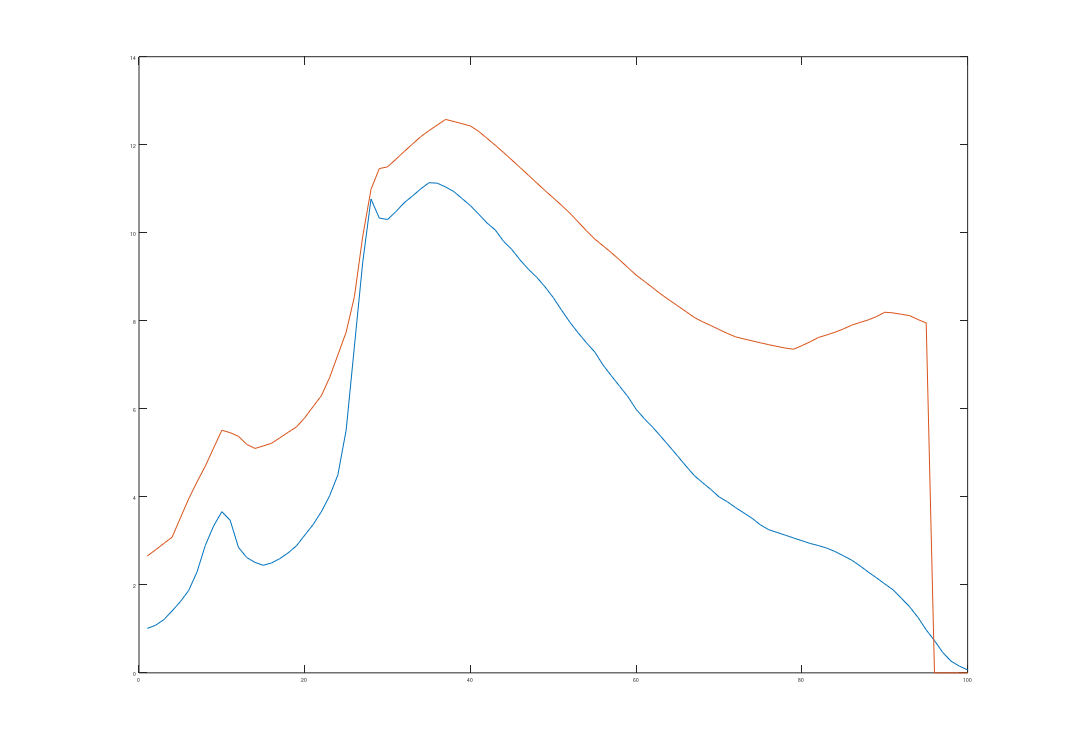

MATLAB code to generate this figure: (Note: this script raises an error after producing the figure.)
clear all; close all; clc

set( gcf,'PaperSize',[29.7 21.0], 'PaperPosition',[0 0 29.7 21.0])


% SAVE:
% print -dpdf 'NAME'

% DAT = [lambdas Gain01 lambdas Gain11a frecuencias NF01 NF11a];

load("Raman_vpi.mat")
% Frequency ,	Wavelength,	 SignalPowerIn, 	SignalPowerOut,	 NoisePowerOut,     OSNR_Out, 	 Gain, 	 NoiseFigureStandard, GainOnOff
RamanVPIE1.freq = Ejemplo1RamanVPI(:,1);
RamanVPIE1.wavelength = Ejemplo1RamanVPI(:,2);
RamanVPIE1.signal.In = Ejemplo1RamanVPI(:,3);
RamanVPIE1.signal.Out = Ejemplo1RamanVPI(:,4);
RamanVPIE1.ASE = Ejemplo1RamanVPI(:,5);
RamanVPIE1.OsnrOut= Ejemplo1RamanVPI(:,6);
RamanVPIE1.Gain = Ejemplo1RamanVPI(:,7);
RamanVPIE1.NF = Ejemplo1RamanVPI(:,8);
RamanVPIE1.GainOnOff= Ejemplo1RamanVPI(:,9);


load("Raman_Matlab_EJ1.mat")
%load("Raman_Matlab_EJ1_Gain3.mat")
plot(RamanVPIE1.GainOnOff) ; hold on
plot(Raman.Sig.GainOnOFF.LP01)

%% GANANCIAS

% figure(1)

% plot(DAT(:,1).*1e9,DAT(:,2), "DisplayName","LP01 - Simulador Matlab" , Color= '#0072BD') ; hold on
% plot(AmplifiedSignals(:,1),AmplifiedSignals(:,2),"DisplayName","LP01 - VPIPhotonics" , LineStyle="--", Color= '#0072BD' ) ; 
% plot(DAT(:,1).*1e9,DAT(:,4),  "DisplayName","LP11a - Simulador Matlab", "Color", '#D95319' )
% plot(AmplifiedSignals(:,1),AmplifiedSignals(:,4),"DisplayName","LP11a - VPIPhotonics", LineStyle="--" , Color='#D95319') 
% xlabel('Longitud de Onda [nm]') ; ylabel('Ganancia [dB]') ; title("Ganancia EDFA con Bombeo en LP12a") ; 
% legend('Location', 'southoutside','Orientation','horizontal','Box','off', "NumColumns" , 4)
% 
% DG01 =  abs(DAT(:,2) - AmplifiedSignals(:,2)) ;
% DG11 = abs(DAT(:,4) - AmplifiedSignals(:,4)) ;
%     % Diferencia de Ganancias
% yyaxis right
% ylabel('Diferencia de Ganancias')
% plot(DAT(:,1).*1e9 , DG01 ,  "-o" , DisplayName = "DG - LP01" , Color='#0072BD')
% plot(DAT(:,1).*1e9 , DG11 ,  "-o" , DisplayName = "DG - LP11a" , Color='#D95319')
% ylim([0, 2]) ; %grid minor




%% NOISE FIGURE
% figure(2)
% 
% plot(DAT(:,1).*1e9,DAT(:,6), "DisplayName","LP01 - Simulador" , Color= '#0072BD') ; 
% hold on
% plot(AmplifiedSignals(:,1),fliplr(ModeGainsandNFs(:,4)),"DisplayName","LP01 - VPIPhotonics" , LineStyle="--", Color= '#0072BD' ) ; 
% plot(DAT(:,1).*1e9,DAT(:,7),  "DisplayName","LP11a - Simulador", "Color", '#D95319' )
% plot(AmplifiedSignals(:,1),fliplr(ModeGainsandNFs(:,8)),"DisplayName","LP11a - VPIPhotonics", LineStyle="--" , Color='#D95319') 
% xlabel('Longitud de Onda [nm]') ; ylabel('Noise Figure [dB]') ; title("Comparación de NF obtenidas mediante Simulador y VPIphotonics") ; 
% legend('Location', 'southoutside','Orientation','horizontal','Box','off')
% 
% 
% 
% VPISignal(end,1) = VPISignal(end,1)/1e10;
% zVPI = VPISignal(:,1);
% %lambda = DAT(1,1);  % ORDENADOS DE MAYOR A MENOR, IGUAL QE LOS DE VPISIGNAL
% 
% 
% colors = ["#0072BD" , "#D95319" , "#EDB120" , "#7E2F8E" , "#77AC30" , "#4DBEEE" , "#A2142F"];
% 
% for i = 0
%     lambda = DAT(1+i,1);
%     plot(z,S01(1+i,:), "DisplayName",strcat("LP01 - Simulador @", int2str(lambda*1e9) , "nm"), Color= colors(i+1)) ; 
%     hold on
%     plot(zVPI,VPISignal_01(:,1+i),"DisplayName",strcat("LP01 - VPIPhotonics",int2str(lambda*1e9) , "nm" ) , LineStyle="--", Color= colors(i+1) ) ;
% end
% %plot(DAT(:,1).*1e9,DAT(:,7),  "DisplayName","LP11a - Simulador", "Color", '#D95319' )
% %plot(AmplifiedSignals(:,1),fliplr(ModeGainsandNFs(:,8)),"DisplayName","LP11a - VPIPhotonics", LineStyle="--" , Color='#D95319') 
% xlabel('Posición en EDFA [m]') ; ylabel('Potencia [dBm]') ; title("Comparación de Evolución Potencias obtenidas mediante Simulador y VPIphotonics") ; 
% legend('Location', 'southoutside','Orientation','horizontal','Box','off')


%% Propagación

load('VPI_EDFAmmDifPump_axialdist.mat') 
load("MatlabS01.mat")
load("MatlabS11_a.mat")
load("MatlabEDFA_Pump12a.mat")

% % %              Propagación SEÑAL LP01

% z = linspace(0,5,length(S01(1,:)));
% zvpi = linspace(0,5,length(vpiedfamm.axialdist.Sig.LP_01(:,1)));
% 
% 
% for i=0:6
%     plot(z , EDFA.Nucleo1.signal.Potencia_dBm.LP_01(1+8*i,:) , "DisplayName", strcat(int2str(DAT(1+8*i,1)*1e9) , " nm")) ; hold on
% end
% set(gca,'ColorOrderIndex',1,'FontSize', 8)
% for i=0:6
%     plot(zvpi , vpiedfamm.axialdist.Sig.LP_01(:,1+8*i) , "DisplayName", strcat(int2str(DAT(1+8*i,1)*1e9) , " nm") , LineStyle="--" )
% end
% legend('Location', 'southoutside','Orientation','horizontal','Box','off', "NumColumns" , 7,'FontSize', 9)
% xlabel('Posición Axial [m]','FontSize', 14) ; ylabel('Potencia [dBm]','FontSize', 14); title('Distribución Axial de la Potencia de Señal LP01','FontSize', 14)


%               Propagacion SEÑAL LP11

% z = linspace(0,5,length(S01(1,:)));
% zvpi = linspace(0,5,length(vpiedfamm.axialdist.Sig.LP_01(:,1)));
% 
% 
% for i=0:6
%     plot(z , EDFA.Nucleo1.signal.Potencia_dBm.LP_11_a(1+8*i,:) , "DisplayName", strcat(int2str(DAT(1+8*i,1)*1e9) , " nm")) ; hold on
% end
% set(gca,'ColorOrderIndex',1,'FontSize',8)
% for i=0:6
%     plot(zvpi , vpiedfamm.axialdist.Sig.LP_11a(:,1+8*i) , "DisplayName", strcat(int2str(DAT(1+8*i,1)*1e9) , " nm") , LineStyle="--" )
% end
% legend('Location', 'southoutside','Orientation','horizontal','Box','off', "NumColumns" , 7,'FontSize', 9)
% xlabel('Posición Axial [m]','FontSize', 14) ; ylabel('Potencia [dBm]','FontSize', 14); title('Distribución Axial de la Potencia de Señal LP11a','FontSize', 14)

%               Propagación Bombeo

% z = linspace(0,5,length(S01(1,:)));
% zvpi = linspace(0,5,length(vpiedfamm.axialdist.Sig.LP_01(:,1)));
% 
% 
% plot(z , EDFA.Nucleo1.pump.Potencia_dBm.LP_12_a(1,:) , "DisplayName", "Matlab") ; hold on
% 
% plot(zvpi , vpiedfamm.axialdist.Pump(:,1) , "DisplayName", "VPIphotonics" )% ,LineStyle="--" )
% 
% set(gca,'FontSize', 8)
% legend('Location', 'southoutside','Orientation','horizontal','Box','off', "NumColumns" , 7,'FontSize', 9)
% xlabel('Posición Axial [m]','FontSize', 14) ; ylabel('Potencia [dBm]','FontSize', 14); title('Distribución Axial de la Potencia de Bombeo LP12a','FontSize', 14)
% ylim([8 31])


%% %               Propagación ASE , OSNR , NF

% %         LP01
% % % ASE+ 
%  %%  Matlab
% for i=0:6
%     plot(z , Pap.LP_01(1+8*i,:) , "DisplayName", strcat(int2str(DAT(1+8*i,1)*1e9) , " nm")) ; hold on
% end
% % % %%  VPI
% set(gca,'ColorOrderIndex',1,'FontSize',8)
% for i=1:length(vpiasePos)
%     plot(zvpi , vpiedfamm.axialdist.ASE.LP_01(:,vpiasePos(i)) , "DisplayName", strcat(int2str(vpiedfamm.ASElam(1,vpiasePos(i))*1e9) , " nm") , LineStyle="--" )
% end
% 
% legend('Location', 'southoutside','Orientation','horizontal','Box','off', "NumColumns" , 7,'FontSize', 9)
% xlabel('Posición Axial [m]','FontSize', 14) ; ylabel('Potencia [dBm]','FontSize', 14); title('Distribución Axial de la Potencia de Ruido ASE+ en modo LP01','FontSize', 14)
% ylim([-90 -30])
% 
% maxAseDif = -100000;
% for i = 0:6
%     if maxAseDif < abs( Pap.LP_01(1+8*i,end) - vpiedfamm.axialdist.ASE.LP_01(end,vpiasePos(i+1)) )
%         maxAseDif = abs( Pap.LP_01(1+8*i,end) - vpiedfamm.axialdist.ASE.LP_01(end,vpiasePos(i+1)) ) ;
%         maxdiffLambda = (DAT(1+8*i,1)*1e9);
%     end
% end
% %dB
% for i = 0:6
%     if maxAseDif < abs( 1e-3*10.^(Pap.LP_01(1+3*i,end)) - 1e-3*10.^(vpiedfamm.axialdist.ASE.LP_01(end,vpiasePos(i+1))) )
%         maxAseDifdB = 10*log10( abs( 1e-3*10.^(Pap.LP_01(1+3*i,end)) - 1e-3*10.^(vpiedfamm.axialdist.ASE.LP_01(end,vpiasePos(i+1))) )/1e3) ;
%         maxdiffLambda = (DAT(1+3*i,1)*1e9);
%     end
% end
% annotation('textbox', [0.1254, 0.148, 0, 0], 'string', 'Matlab')
% annotation('textbox', [0.1254, 0.128, 0, 0], 'string', 'VPIphotonics')

        % LP11a
%%%% ASE+ Matlab
% for i=0:6
%     plot(z , Pap.LP_11_a(1+8*i,:) , "DisplayName", strcat(int2str(DAT(1+8*i,1)*1e9) , " nm")) ; hold on
% end
% 
% set(gca,'ColorOrderIndex',1,'FontSize',8)
% 
% %%%% ASE+ VPI
% for i=1:length(vpiasePos)
%     plot(zvpi , vpiedfamm.axialdist.ASE.LP_11a(:,vpiasePos(i)) , "DisplayName", strcat(int2str(vpiedfamm.ASElam(1,vpiasePos(i))*1e9) , " nm") , LineStyle="--" )
% end
% 
% legend('Location', 'southoutside','Orientation','horizontal','Box','off', "NumColumns" , 7,'FontSize', 9)
% xlabel('Posición Axial [m]','FontSize', 14) ; ylabel('Potencia [dBm]','FontSize', 14); title('Distribución Axial de la Potencia de Ruido ASE+ en modo LP11a','FontSize', 14)
% ylim([-90 -30])
% 
% maxAseDif = -100000;
% for i = 0:6
%     if maxAseDif < abs( Pap.LP_11_a(1+8*i,end) - vpiedfamm.axialdist.ASE.LP_11a(end,vpiasePos(i+1)) )
%         maxAseDif = abs( Pap.LP_11_a(1+8*i,end) - vpiedfamm.axialdist.ASE.LP_11a(end,vpiasePos(i+1)) ) ;
%         maxdiffLambda = (DAT(1+8*i,1)*1e9);
%     end
% end
% annotation('textbox', [0.1254, 0.148, 0, 0], 'string', 'Matlab')
% annotation('textbox', [0.1254, 0.128, 0, 0], 'string', 'VPIphotonics')


%               Propagación ASE + -

Pan = EDFA.Nucleo1.Pan;
Pap = EDFA.Nucleo1.Pap;
Pase = EDFA.Nucleo1.Pase;

z = linspace(0,5,length(S01(1,:)));
zvpi = linspace(0,5,length(vpiedfamm.axialdist.Sig.LP_01(:,1)));

% %% LP01
% % ASE+ Matlab
% for i=0:6
%     plot(z , Pap.LP_01(1+8*i,:) , "DisplayName", strcat(int2str(DAT(1+8*i,1)*1e9) , " nm")) ; hold on
% end
% 
% % ASE- Matlab
% set(gca,'ColorOrderIndex',1,'FontSize',8)
% for i=0:6
%     plot(z , Pan.LP_01(1+8*i,:) , "DisplayName", strcat(int2str(DAT(1+8*i,1)*1e9) , " nm") ) ; hold on
% end
% 
% legend('Location', 'southoutside','Orientation','horizontal','Box','off', "NumColumns" , 7,'FontSize',9)
% xlabel('Posición Axial [m]','FontSize',14) ; ylabel('Potencia [dBm]','FontSize',14); title('Distribución Axial de Ruido ASE Total en modo LP01','FontSize',14)
% ylim([-90 -30])


% %% LP11a

% for i=0:6
%     plot(z , Pap.LP_11_a(1+8*i,:) , "DisplayName", strcat(int2str(DAT(1+8*i,1)*1e9) , " nm")) ; hold on
% end
% 
% % ASE- Matlab
% set(gca,'ColorOrderIndex',1,'FontSize',8)
% for i=0:6
%     plot(z , Pan.LP_11_a(1+8*i,:) , "DisplayName", strcat(int2str(DAT(1+8*i,1)*1e9) , " nm") ) ; hold on
% end
% 
% legend('Location', 'southoutside','Orientation','horizontal','Box','off', "NumColumns" , 7,'FontSize',9)
% xlabel('Posición Axial [m]','FontSize',14) ; ylabel('Potencia [dBm]','FontSize',14); title('Distribución Axial de Ruido ASE Total en modo LP11a','FontSize',14)
% ylim([-90 -30])




% % % NF Y OSNR
 
Pan = EDFA.Nucleo1.Pan;
Pap = EDFA.Nucleo1.Pap;
%Pase = EDFA.Nucleo1.Pase;

% Osnr01Matlab = EDFA.Nucleo1.signal.Potencia_dBm.LP_01 - Pap.LP_01;
% NF01Matlab = Osnr01Matlab(:,2) - Osnr01Matlab(:,end);
% Osnr11aMatlab = EDFA.Nucleo1.signal.Potencia_dBm.LP_11_a - Pap.LP_11_a;
% NF11aMatlab = Osnr11aMatlab(:,2) - Osnr11aMatlab(:,end);
% 
% 
% for i=1:50
%     Osnr01VPI(:,i) = vpiedfamm.axialdist.Sig.LP_01(:,i) - vpiedfamm.axialdist.ASE.LP_01(:,i+3);
%     Osnr11aVPI(:,i) = vpiedfamm.axialdist.Sig.LP_11a(:,i) - vpiedfamm.axialdist.ASE.LP_11a(:,i+3);
% end
% NF01VPI = Osnr01VPI(3,:) - Osnr01VPI(end,:);
% NF11aVPI = Osnr11aVPI(3,:) - Osnr11aVPI(end,:);
% 
% plot(DAT(:,1).*1e9 , NF01Matlab , "DisplayName" , "Matlab LP01" ) , hold on
% plot(DAT(:,1).*1e9 , NF11aMatlab , "DisplayName" , "MatlabLP11a" )
% 
% set(gca,'ColorOrderIndex',1,'FontSize',8)
% 
% plot(DAT(:,1).*1e9 , NF01VPI , "DisplayName" , "VPIphotonics LP01" , LineStyle="--"  )
% plot(DAT(:,1).*1e9 , NF11aVPI , "DisplayName" , "VPIphotonics LP11a" , LineStyle="--"  )
% 
% legend('Location', 'southoutside','Orientation','horizontal','Box','off', "NumColumns" , 2,'FontSize',9)
% xlabel('Longitud de Onda [nm]','FontSize',14) ; ylabel('NF [dB]','FontSize',14); title('Figura de Ruido','FontSize',14)
% %ylim([8 15])
% 
% for i=1:length(NF01VPI)
%     DiffNF01(1,i) = (abs(NF01VPI(i) - NF01Matlab(i)));
%     DiffNF01(2,i) = DAT(i,1);
%     DiffNF11(1,i) = (abs(NF11aVPI(i) - NF11aMatlab(i)));
%     DiffNF11(2,i) = DAT(i,1);
% end
% 
% annotation('textbox', [0.28, 0.148, 0, 0], 'string', 'Matlab')
% annotation('textbox', [0.28, 0.128, 0, 0], 'string', 'VPIphotonics')
% ylim([10 15])


%% N1 y N2

% plot(z,EDFA.Nucleo1.N1 , "DisplayName" , "Iones en estado basal (N1)") ; hold on
% plot(z,EDFA.Nucleo1.N2 , "DisplayName" , "Iones en estado basal (N2)")
% set(gca,'ColorOrderIndex',1,'FontSize',8)
% 
% legend('Location', 'southoutside','Orientation','horizontal','Box','off', "NumColumns" , 1,'FontSize',9)
% xlabel('Posición Axial [m]','FontSize',14) ; ylabel('Cantidad de Iones','FontSize',14); title('Distribución Axial de Densidades Poblacionenales de Iones','FontSize',14)

% %% Inversion Fraccional
load("VPI_InversionFraction.mat")

% plot(z,(EDFA.Nucleo1.N2./EDFA.Nucleo1.Nt)*100 , "DisplayName" , "Matlab") ; hold on
% plot(VPI_InversionFraction(:,1),VPI_InversionFraction(:,2) , "DisplayName" , "VPIphotonics")
% set(gca,'ColorOrderIndex',1,'FontSize',8)
% 
% legend('Location', 'southoutside','Orientation','horizontal','Box','off', "NumColumns" , 1,'FontSize',9)
% xlabel('Posición Axial [m]','FontSize',14) ; ylabel('Iones Excitados (N2) [%]','FontSize',14); title('Distribución Axial de Iones Excitados','FontSize',14)


%% Cargar resultado vpi.. desde columna ec
% VPISignal = resultadovpipropagacionaxial;
% 
% for i=0:19
%     VPISignal_01(:,i+1) = VPISignal(:,2+4*i)/10e13;
%     VPISignal_11a(:,i+1) = VPISignal(:,4+4*i)/10e13;
% end
% VPISignal_01([1,2],:) = VPISignal_01([1,2],:).*10e13;
% VPISignal_11a([1,2],:) = VPISignal_11a([1,2],:).*10e13;
